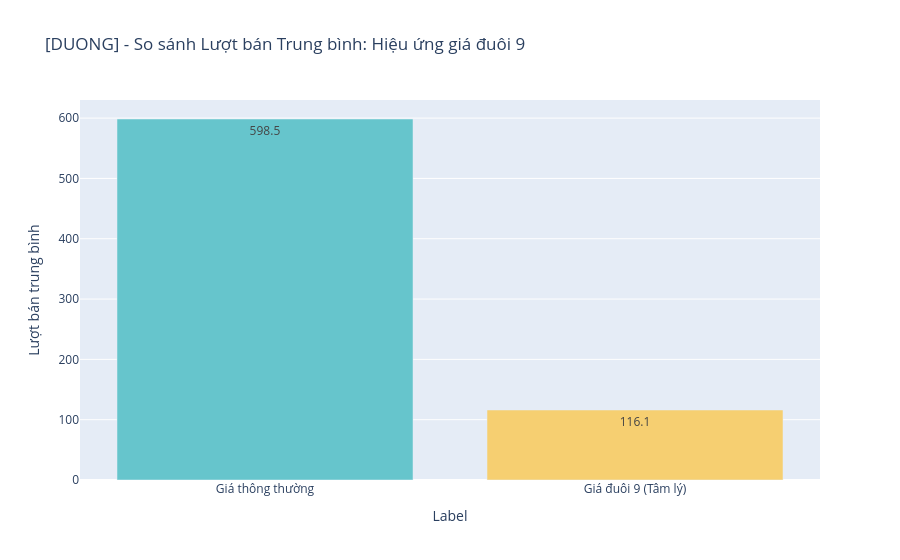

Notebook code for this chart:
### Code cell
# So sánh lượt bán trung bình giữa 2 nhóm giá
psy_viz = df.groupby('is_psy_price')['sold_count'].mean().reset_index()
psy_viz['Label'] = psy_viz['is_psy_price'].map({True: 'Giá đuôi 9 (Tâm lý)', False: 'Giá thông thường'})

fig1 = px.bar(
    psy_df := psy_viz.sort_values('sold_count', ascending=False),
    x='Label', 
    y='sold_count',
    color='Label',
    text_auto='.1f',
    title="[DUONG] - So sánh Lượt bán Trung bình: Hiệu ứng giá đuôi 9",
    color_discrete_sequence=px.colors.qualitative.Pastel
)
fig1.update_layout(showlegend=False, yaxis_title="Lượt bán trung bình")
fig1.show()

### Figure 1 — Plotly figure (JSON) as saved in the notebook; plotly's stock layout.template omitted (floating-point values rounded to 4 significant figures)
{"data": [{"hovertemplate": "Label=%{x}<br>sold_count=%{y}<extra></extra>", "legendgroup": "Giá thông thường", "marker": {"color": "rgb(102, 197, 204)", "pattern": {"shape": ""}}, "name": "Giá thông thường", "orientation": "v", "showlegend": true, "textposition": "auto", "texttemplate": "%{y:.1f}", "type": "bar", "x": ["Giá thông thường"], "xaxis": "x", "y": [598.5], "yaxis": "y"}, {"hovertemplate": "Label=%{x}<br>sold_count=%{y}<extra></extra>", "legendgroup": "Giá đuôi 9 (Tâm lý)", "marker": {"color": "rgb(246, 207, 113)", "pattern": {"shape": ""}}, "name": "Giá đuôi 9 (Tâm lý)", "orientation": "v", "showlegend": true, "textposition": "auto", "texttemplate": "%{y:.1f}", "type": "bar", "x": ["Giá đuôi 9 (Tâm lý)"], "xaxis": "x", "y": [116.1], "yaxis": "y"}], "layout": {"barmode": "relative", "legend": {"title": {"text": "Label"}, "tracegroupgap": 0}, "showlegend": false, "title": {"text": "[DUONG] - So sánh Lượt bán Trung bình: Hiệu ứng giá đuôi 9"}, "xaxis": {"anchor": "y", "categoryarray": ["Giá thông thường", "Giá đuôi 9 (Tâm lý)"], "categoryorder": "array", "domain": [0, 1], "title": {"text": "Label"}}, "yaxis": {"anchor": "x", "domain": [0, 1], "title": {"text": "Lượt bán trung bình"}}}}
